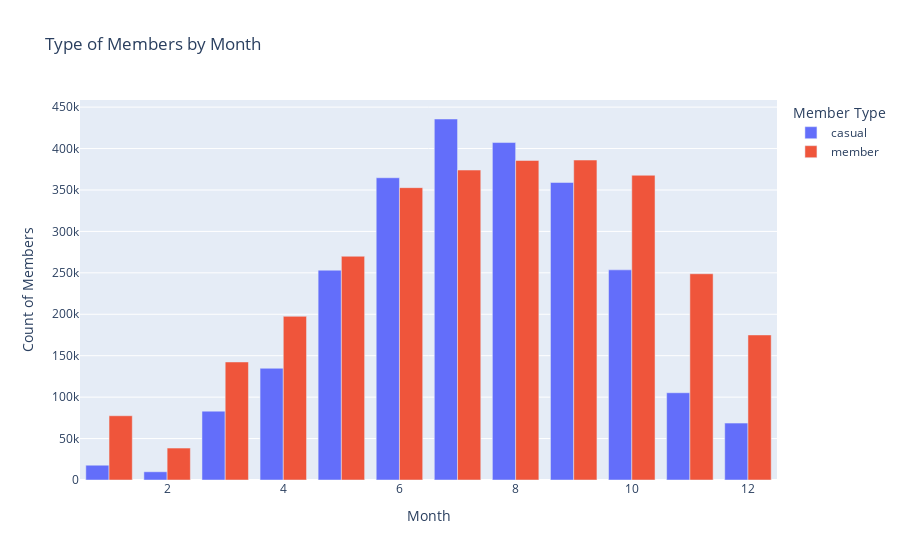

The code cell stored with this chart in its notebook:
### Code cell
import plotly.express as px

# Agregar total a cada año
# Cambiar la label pop up
# Quizá cambiar los colores 
# Hacer que se vean todos los meses en el eje x 

fig1 = px.bar(count_of_members, x="Month", y="Count", color="member_type", title="Type of Members by Month", labels= {"Count": "Count of Members", "member_type": "Member Type"}, barmode= "group")
fig1.show()

### Figure 1 — Plotly figure (JSON) as saved in the notebook; plotly's stock layout.template omitted (floating-point values rounded to 4 significant figures)
{"data": [{"alignmentgroup": "True", "hovertemplate": "Member Type=casual<br>Month=%{x}<br>Count of Members=%{y}<extra></extra>", "legendgroup": "casual", "marker": {"color": "#636efa", "pattern": {"shape": ""}}, "name": "casual", "offsetgroup": "casual", "orientation": "v", "showlegend": true, "textposition": "auto", "type": "bar", "x": [1, 2, 3, 4, 5, 6, 7, 8, 9, 10, 11, 12], "xaxis": "x", "y": [17834, 9915, 83085, 134836, 253197, 364764, 435658, 407237, 359065, 253593, 105307, 68673], "yaxis": "y"}, {"alignmentgroup": "True", "hovertemplate": "Member Type=member<br>Month=%{x}<br>Count of Members=%{y}<extra></extra>", "legendgroup": "member", "marker": {"color": "#EF553B", "pattern": {"shape": ""}}, "name": "member", "offsetgroup": "member", "orientation": "v", "showlegend": true, "textposition": "auto", "type": "bar", "x": [1, 2, 3, 4, 5, 6, 7, 8, 9, 10, 11, 12], "xaxis": "x", "y": [77541, 38573, 142439, 197518, 270020, 352786, 374055, 385621, 386130, 367756, 248898, 175042], "yaxis": "y"}], "layout": {"barmode": "group", "legend": {"title": {"text": "Member Type"}, "tracegroupgap": 0}, "title": {"text": "Type of Members by Month"}, "xaxis": {"anchor": "y", "domain": [0, 1], "title": {"text": "Month"}}, "yaxis": {"anchor": "x", "domain": [0, 1], "title": {"text": "Count of Members"}}}}
